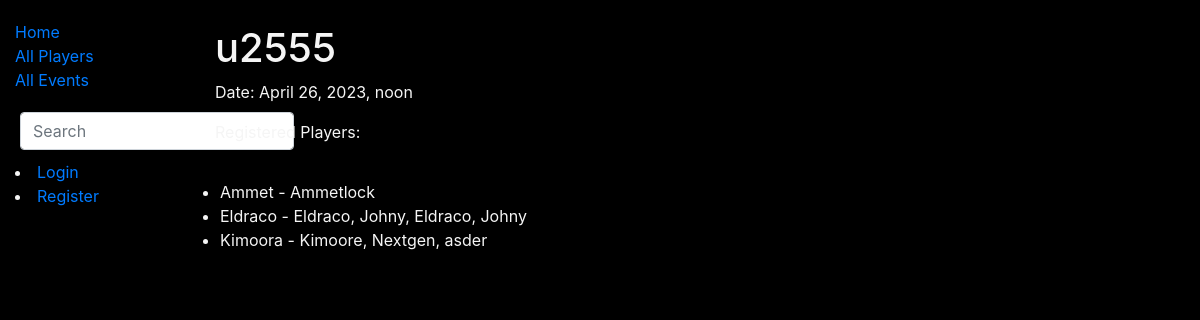
Page /library/events/8/ on the committed database.
### library/models.py (models this page shows, shortened)
class EventRegistration(models.Model):
    event_name = models.CharField('Event Name', max_length=50)
    event_date = models.DateTimeField('Event Date and Time', help_text='Select the event date and time')
    event_info = models.TextField('Info about event', max_length=1000, default='')
    registered_players = models.ManyToManyField(WowPlayer, related_name='events_registered', blank=True)
    class Meta:
        verbose_name = 'Event Registration'
        verbose_name_plural = 'Event Registrations'
        ordering = ['event_date']

class WowPlayer(models.Model):
    nickname = models.CharField('Nickname', max_length=30)
    description = models.TextField('About you', max_length=2000, default='')
    gold = models.IntegerField('How thick is your wallet', null=True)
    class Meta:
        verbose_name = 'Player'
        verbose_name_plural = 'Players'
        ordering = ['nickname']
    def display_chars(self):
        return ', '.join(char.char_title for char in self.chars.all()[:3])
    display_chars.short_description = 'Chars'
    def get_registered_chars(self):
        registered_chars = []
        for registration in self.events_registered.all():
            registered_chars += list(registration.registered_players.filter(id=self.id).values_list('wow_chars__char_title', flat=True))
        return registered_chars

class WowChar(models.Model):
    char_title = models.CharField('Character name', max_length=30)
    wow_player = models.ForeignKey('WowPlayer', on_delete=models.CASCADE, related_name='wow_chars')
    char_class = models.ForeignKey('WowClass', on_delete=models.SET_NULL, null=True)
    char_spec = models.ManyToManyField(WowSpec, help_text='Select spec for this char.')
    class Meta:
        verbose_name = 'Char'
        verbose_name_plural = 'Chars'
        ordering = ['char_title']

### library/views.py (the view)
# urls.py: path('events/<int:pk>/', EventRegistrationDetailView.as_view(), name='event_details'),
class EventRegistrationDetailView(DetailView):
    model = EventRegistration
    template_name = 'event_details.html'

### library/templates/event_details.html
{% extends 'base.html' %}
{% block content %}
<h1>{{ object.event_name }}</h1>
<p>Date: {{ object.event_date }}</p>
<p>Registered Players:</p>
<ul>
{% for player in object.registered_players.all %}
    <li>{{ player.nickname }} - {% for char in player.get_registered_chars %}{{ char }}{% if not forloop.last %}, {% endif %}{% endfor %}</li>
{% empty %}
    <li>No players yet.</li>
{% endfor %}
</ul>
{% endblock %}

### library/static/css/styles.css (style rules this page uses)
body { background-color: black; color: whitesmoke; }
ul { margin-block-start: 0px; margin-block-end: 0px; padding-top: 20px; padding-bottom: 10px; padding-inline-start: 5px; }

### rows in the picture
EventRegistration: event_name "u2555", event_date "April 26, 2023, noon"
WowPlayer: nickname "Ammet"
WowChar: char_title "Ammetlock"
WowPlayer: nickname "Eldraco", get_registered_chars "Eldraco" "Eldraco"
WowChar: char_title "Johny"
WowPlayer: nickname "Kimoora"
WowChar: char_title "Kimoore"
WowChar: char_title "Nextgen"
WowChar: char_title "asder"
